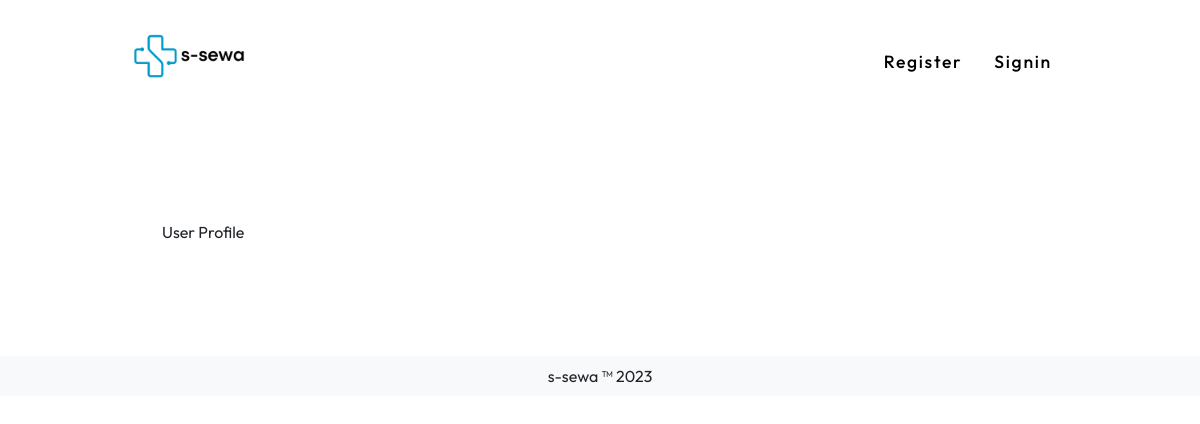
The app's page /profile (signed in), older data.
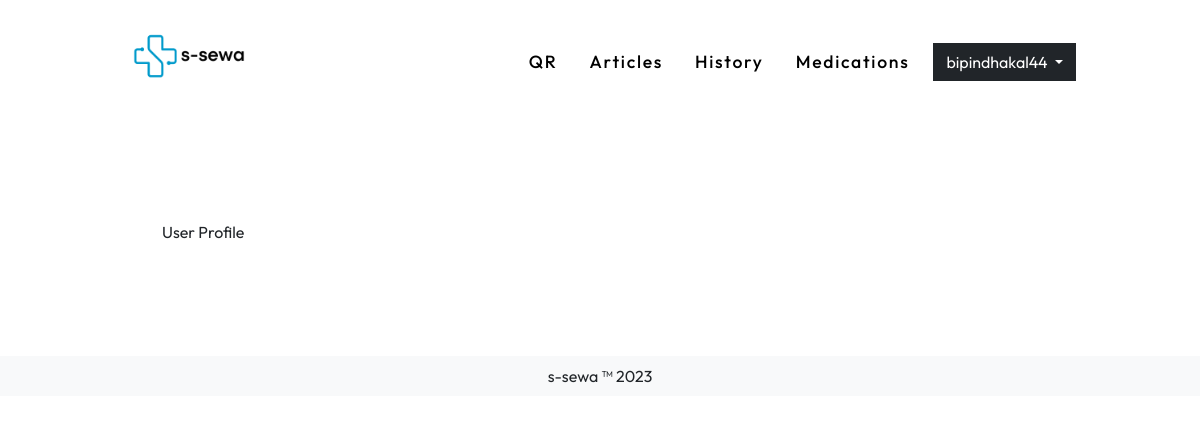
The same page, newer data.
### user_auth/models.py (models this page shows, shortened)
class User(AbstractUser):
    username = None#models.CharField(max_length=255, null=True, blank=True)
    email = models.EmailField(
        verbose_name='email address',
        max_length=255,
        unique=True,
    )
    user_verification = models.BooleanField(default=False) #initially this field is false but will se chan
    is_active = models.BooleanField(default=False)
    is_staff = models.BooleanField(default=False) # a admin user; non super-user
    is_admin = models.BooleanField(default=False)
    is_institution = models.BooleanField(default=False)
    is_patient = models.BooleanField(default=False)
    document = models.FileField(null=True, upload_to='useruploads/')
    USERNAME_FIELD = 'email'
    REQUIRED_FIELDS = [] #emaila nd password are required fields and first name and last name is inherited from the user creation model
    object = UserManager()
    @property
    def username(self):
        return self.email.split('@')[0]

### user_auth/views.py (the view)
# urls.py: path('profile', ProfileView.as_view(), name='profile'),
class ProfileView(TemplateView):
    template_name='user_auth/userprofile.html'

### templates/user_auth/userprofile.html
{% extends '../base.html' %}
{% load static %}
{%block bodyblock%}
<div class="container-fluid px-0 mx-0 homediv">
 <div class="container col-lg-9 py-5 my-5">
  <p>User Profile</p>
 </div>
</div>
{%endblock%}

### templates/navbar.html (shortened to what this page needs)
{% load static %}
<div class="container-fluid px-0 mx-0  ">
    <div class="container col-lg-10 py-3">
      <nav class="navbar navbar-expand-lg">
        <div class="container-fluid">
          <a class=" text-decoration-none logo" href="/"><img class="mb-3 me-2" height="60" src="{% static 'images/logo.png'%}" >
          </a>
          <div class="collapse navbar-collapse" id="navbarSupportedContent">
            {% if user.is_authenticated %}
            <ul class="navbar-nav ms-auto mb-2 mb-lg-0">
              <li class="nav-item me-3">
                <a class="nav-link {{homepage}}" aria-current="page" href="/"
                  >QR</a
                >
              </li>
              <li class="nav-item me-3">
                <a class="nav-link {{article_page}} " href="/articles">Articles</a>
              </li>
              <li class="nav-item me-3">
                <a class="nav-link" href="#">History</a>
              </li>
              <li class="nav-item me-3">
                <a class="nav-link " href="/" >Medications</a>
              </li>
            </ul>
            <div class="dropdown">
              <a
                class="btn btn-dark dropdown-toggle"
                href="#"
                role="button"
                id="dropdownMenuLink"
                data-bs-toggle="dropdown"
                aria-expanded="false"
              >
                {{user.username}}
              </a>
            </div>
            {%else%}
            <ul class="navbar-nav ms-auto mb-2 mb-lg-0">
              <li class="nav-item me-3">
                <a class="nav-link {{homepage}}" aria-current="page" href="{% url 'user_auth:register' %}"
                  >Register</a
                >
              </li>
              <li class="nav-item me-3">
                <a class="nav-link {{article_page}} " href="{% url 'user_auth:login' %}">Signin</a>
              </li>
            </ul>
            {%endif%}
          </div>
        </div>
      </nav>
    </div>
  </div>

Row changes from the older to the newer data that the page shows:
now on this page (row edited): User: username "bipindhakal44"
changed User: is_active False → True (drawn)
Text that changed along with them:
text no longer shown: "Register Signin"
text now shown: "QR Articles History Medications"
